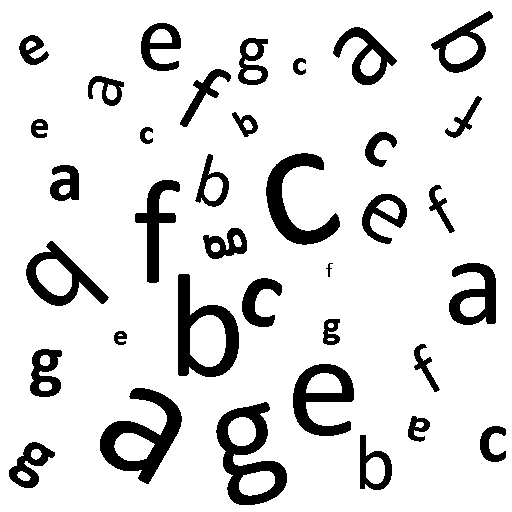
#> input picture data/imagenes/sopa_letras.png, 512 x 512 px
$ python clase_06_14_Arbol_Full.py
#> lines starting #> are read from the running program, lines starting #| are printed output that depends on the picture; after the words box and inside, x2 and y2 are one past the last pixel; in counts of white or black regions, pixels touching at a corner belong together; long printed decimals are rounded
"""
 Universidad Adolfo Ibañez
 Facultad de Ingeniería y Ciencias
 TICS 585 - Reconocimiento de Patrones en imágenes

 Ejemplo completo de extracción y clasificacion con Arbol de Decisión

 Características:
    + Dataset: Imagen con Letras
    + Features: Momentos invariantes de Hu
    + Validación Cruzada

 Autor:. Miguel Carrasco (09-11-2021)
 rev.1.0
"""

import cv2
import numpy as  np
import pandas as pd
import matplotlib.pyplot as plt
from skimage.measure import label, regionprops
from sklearn import tree
from sklearn.model_selection import KFold, cross_val_score, cross_val_predict
from sklearn.metrics import confusion_matrix
from sklearn.metrics import ConfusionMatrixDisplay

# Leemos la imagen y la clase
img = cv2.imread('data/imagenes/sopa_letras.png')
#> img is the input picture: shape (512, 512, 3); 86.8% white; 36 black regions, largest, box (x1, y1, x2, y2) and area: (216, 402, 287, 505) 3031, (100, 388, 182, 484) 3013, (178, 274, 239, 377) 2693
clase = pd.read_csv('data/clase_letras.csv')
#> (reads data/clase_letras.csv from the repository)
gray = cv2.cvtColor(img, cv2.COLOR_BGR2GRAY)
bw = (gray< 1)*1
#> bw: shape (512, 512) int64; values 0 (black) and 1 (white), 13.2% white; 36 white regions

# transformamos la imagen en objetos y extraemos las estadísticas por region
regiones = label(bw)
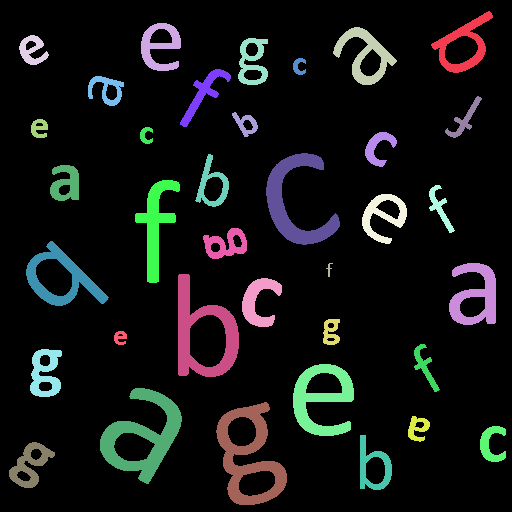
#> regiones: shape (512, 512) int64; 37 distinct labels, from 0 to 36; one colour per label, 0 black
sts = regionprops(label_image=regiones)
#> sts = 36 regions; largest, box (x1, y1, x2, y2) and area: (216, 402, 287, 505) 3031, (100, 388, 182, 484) 3013, (178, 274, 239, 377) 2693, (266, 153, 340, 245) 2397, (293, 364, 354, 436) 2129

plt.figure()
plt.imshow(regiones, cmap='jet')

# extraemos los descriptores
data = []
cont = 1
for region in sts:
    xy = region.centroid
    hu = region.moments_hu
    so = [region.eccentricity]
    data.append(np.append(hu, so))
    plt.text(xy[1], xy[0], f'{cont}', bbox=dict(facecolor='white', alpha=0.2))
    cont +=1
#> this loop made 36 passes
#> (xy, so) on passes 1, 2, 3, 4, 5, 8, 9, 10, 11, 13, 14, 15: ((44.28, 463.1), [0.741]), ((46.24, 159.4), [0.56]), ((54.78, 364.9), [0.679]), ((49.94, 31.91), [0.522]), ((61.23, 252), [0.812]), ((88.97, 106.1), [0.672]), ((119.6, 464.2), [0.963]), ((123.6, 245.3), [0.741]), ((128, 38.77), [0.48]), ((147.1, 377.9), [0.772]), ((201.7, 294.8), [0.781]), ((184.4, 211.7), [0.748])
#> (xy, hu, so) on passes 6, 7, 12: ((66, 298.5), [0.292, 0.0103, 0.00252, 0.000852, -1.25e-06, -8.66e-05, 0], [0.718]), ((93.06, 203.2), [0.534, 0.213, 0.0252, 0.00809, 0.000104, 0.0028, -5.12e-05], [0.963]), ((135, 145.5), [0.292, 0.0103, 0.00252, 0.000852, -1.25e-06, -8.66e-05, 0], [0.718])
#> after the loop, cont = 37; data = 36 items

plt.show()

# construimos el dataset
X = np.vstack(data)
y = clase.to_numpy().ravel()

# Clasificador Arbol de decisión
model = tree.DecisionTreeClassifier(splitter = 'best', criterion = 'entropy', random_state=None)

# k-cross validation
k_fold = KFold(n_splits=5 , shuffle=True, random_state=None)

# evaluación del modelo
scores =  cross_val_score(model, X, y, cv=k_fold, n_jobs=1)
#> scores = [0.875, 1, 1, 1, 0.857]
y_pred =  cross_val_predict(model, X, y, cv=k_fold, n_jobs=1)
#> y_pred = 36 values, max 5 at index 4, min 0 at index 2, mean 2.56
print(f'Rendimiento promedio del clasificador:{scores.mean()}')
#| Rendimiento promedio del clasificador:0.9464

# matriz de confusión
conf_mat = confusion_matrix(y, y_pred)
#> conf_mat = [[6, 0, 0, 0, 0, 0], [0, 4, 0, 0, 0, 2], [0, 0, 5, 0, 1, 0], [0, 0, 0, 6, 0, 0], [0, 1, 0, 0, 5, 0], [1, 0, 0, 0, 0, 5]]
print(conf_mat)
#| [[6 0 0 0 0 0]
#|  [0 4 0 0 0 2]
#|  [0 0 5 0 1 0]
#|  [0 0 0 6 0 0]
#|  [0 1 0 0 5 0]
#|  [1 0 0 0 0 5]]
disp = ConfusionMatrixDisplay(confusion_matrix=conf_mat, display_labels=['a', 'b', 'c', 'e', 'f', 'g'])
disp.plot()


#resultados finales
plt.figure()
plt.imshow(regiones, cmap='jet')
letras ={0:'a', 1:'b', 2:'c', 3:'e', 4:'f', 5:'g'}
for region, clase in zip(sts, y_pred):
    xy = region.centroid
    plt.plot([xy[1],xy[1]+20], [xy[0],xy[0]+10], color='red')
    plt.text(xy[1]+20, xy[0]+20, f'{letras[clase]}', bbox=dict(facecolor='red', alpha=0.4))
#> this loop made 36 passes
#> (clase, xy) on passes 1 to 12: (1, (44.28, 463.1)), (3, (46.24, 159.4)), (0, (54.78, 364.9)), (3, (49.94, 31.91)), (5, (61.23, 252)), (2, (66, 298.5)), (4, (93.06, 203.2)), (0, (88.97, 106.1)), (4, (119.6, 464.2)), (5, (123.6, 245.3)), (3, (128, 38.77)), (2, (135, 145.5))

# graficos
plt.figure()
plt.bar(x=np.arange(len(scores)), height= scores)
plt.title('Accuracy')
plt.show()
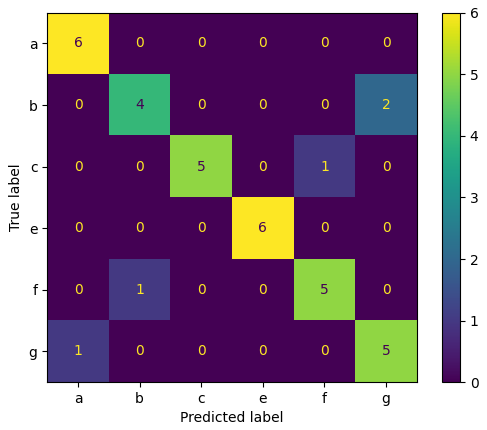
#> figure drawn by matplotlib, 2 panels
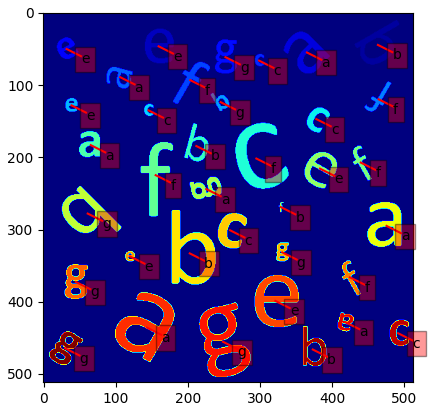
#> figure drawn by matplotlib, 1 panel
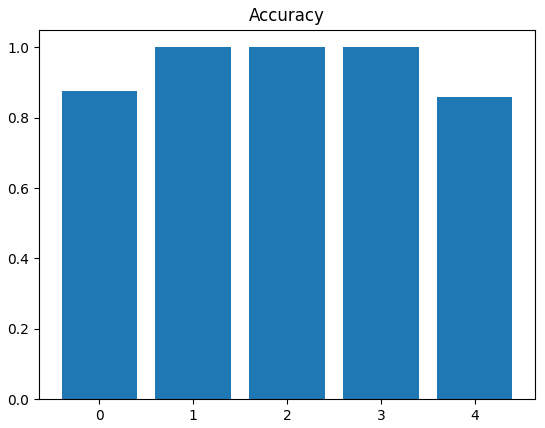
#> figure drawn by matplotlib, 1 panel
